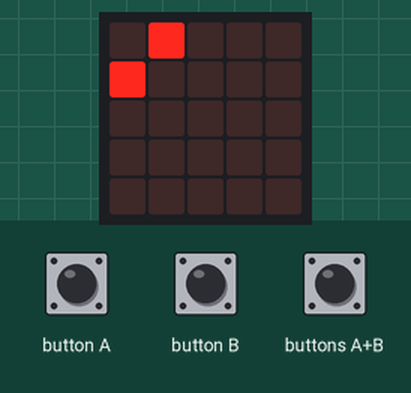
A program run on a simulated BBC micro:bit (MakeCode). Parts: the board's 5×5 LED display. The inputs (shaded band) are chosen by the test bench.

Above: at 1.2 s.
1.3 s: buttons A+B pressed for 0.15 s
At 4.6 s:
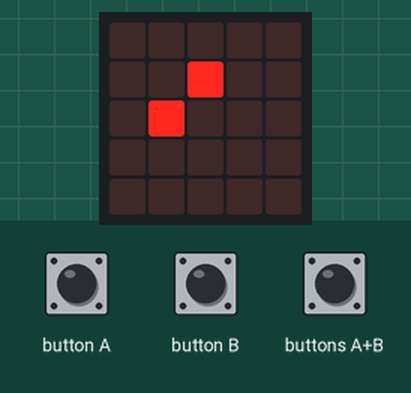
At 7.7 s:
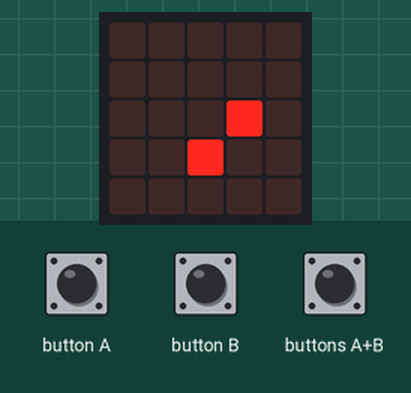
Timing chart, 0 to 9.2 s (numbered marks = the images above; inputs shaded):
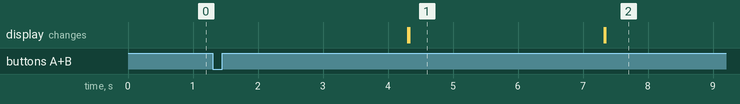

Measured:
- after the input at 1.3 s, the display: first changes after 3.0 s (image 1 shows a later state)
- what the display in image 1 shows lasts 3.0 s, from 4.3 s to 7.3 s

The program:

posunuti_03.py
```python
O = [1,0]
P = [0,1]

roll = False
def on_forever():
    global roll
    led.plot(O[0],O[1])
    led.plot(P[0],P[1])

    if input.button_is_pressed(Button.AB): #input z tlacitka
        roll = True

    if roll: #kazde 3 vteriny se usecka posune diagonalně doprava dolu

        P[0] += 1
        O[0] += 1
        P[1] += 1
        O[1] += 1
        basic.pause(3000)
        basic.clear_screen()
forever(on_forever)
```
